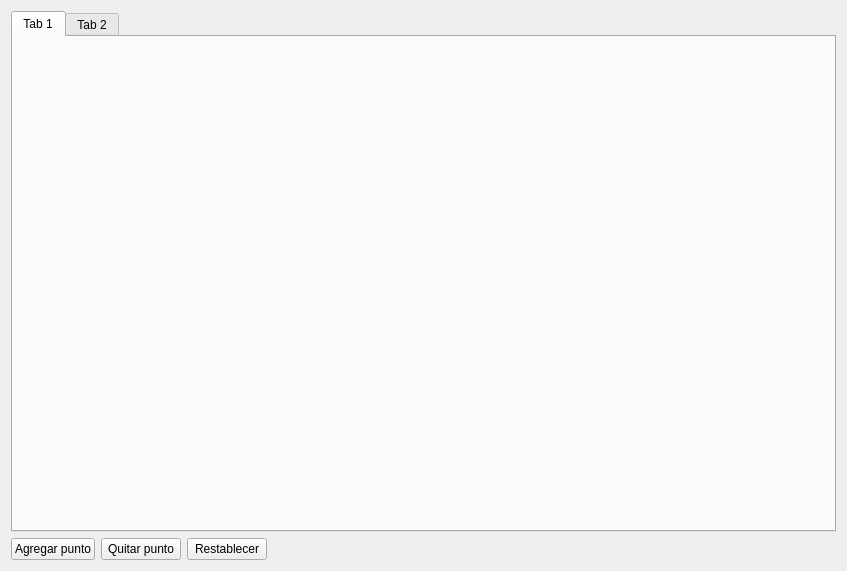
<?xml version="1.0" encoding="UTF-8"?>
<ui version="4.0">
 <class>Form</class>
 <widget class="QWidget" name="Form">
  <property name="geometry">
   <rect>
    <x>0</x>
    <y>0</y>
    <width>847</width>
    <height>571</height>
   </rect>
  </property>
  <property name="windowTitle">
   <string>Form</string>
  </property>
  <layout class="QVBoxLayout" name="verticalLayout_6">
   <item>
    <layout class="QVBoxLayout" name="verticalLayout_5">
     <item>
      <widget class="QTabWidget" name="tabWidget">
       <property name="currentIndex">
        <number>0</number>
       </property>
       <widget class="QWidget" name="tab_3">
        <attribute name="title">
         <string>Tab 1</string>
        </attribute>
        <layout class="QHBoxLayout" name="horizontalLayout_6">
         <item>
          <widget class="TabContent" name="tab_content" native="true">
           <layout class="QHBoxLayout" name="horizontalLayout">
            <property name="leftMargin">
             <number>28</number>
            </property>
           </layout>
          </widget>
         </item>
        </layout>
       </widget>
       <widget class="QWidget" name="tab_4">
        <attribute name="title">
         <string>Tab 2</string>
        </attribute>
       </widget>
      </widget>
     </item>
     <item>
      <layout class="QHBoxLayout" name="horizontalLayout_7">
       <item>
        <widget class="QPushButton" name="agregar_punto_button">
         <property name="text">
          <string>Agregar punto</string>
         </property>
        </widget>
       </item>
       <item>
        <widget class="QPushButton" name="quitar_punto_button">
         <property name="text">
          <string>Quitar punto</string>
         </property>
        </widget>
       </item>
       <item>
        <widget class="QPushButton" name="restablecer_button">
         <property name="text">
          <string>Restablecer</string>
         </property>
        </widget>
       </item>
       <item>
        <spacer name="horizontalSpacer_2">
         <property name="orientation">
          <enum>Qt::Horizontal</enum>
         </property>
         <property name="sizeHint" stdset="0">
          <size>
           <width>40</width>
           <height>20</height>
          </size>
         </property>
        </spacer>
       </item>
      </layout>
     </item>
    </layout>
   </item>
  </layout>
 </widget>
 <customwidgets>
  <customwidget>
   <class>TabContent</class>
   <extends>QWidget</extends>
   <header>components/tabsContent/tab_content_widget.h</header>
   <container>1</container>
  </customwidget>
 </customwidgets>
 <resources/>
 <connections/>
</ui>
